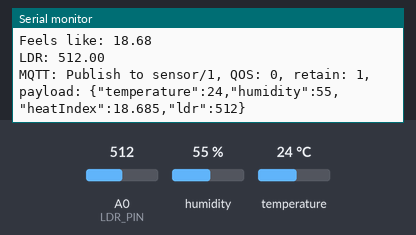
The program below on a simulated ESP8266 (NodeMCU). Shown: the last lines printed to the serial monitor. The test bench sets the inputs (shaded band); at power-on: humidity 55 %, A0 (LDR_PIN) = 512, temperature 24 °C. WiFi joins after 1.5 s; servers stay silent unless stated; no MQTT or app messages arrive unless stated.

Above: at 10.8 s.
10.9 s: humidity set to 22 %
At 20.6 s:
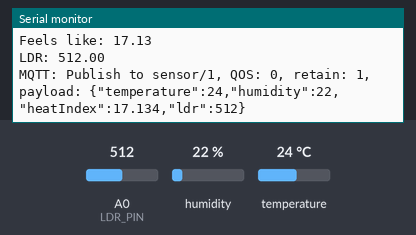
20.9 s: A0 (LDR_PIN) set to 716
At 30.7 s:
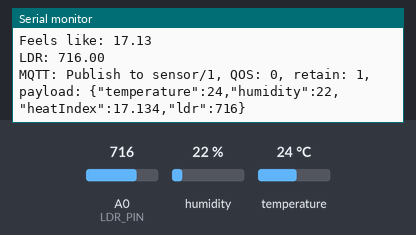
30.9 s: temperature set to 12 °C
At 40.6 s:
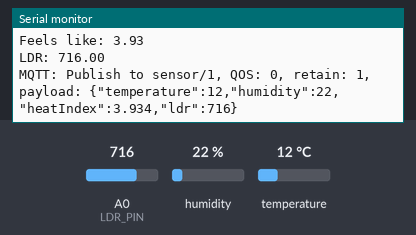
40.9 s: A0 (LDR_PIN) set to 900
At 50.7 s:
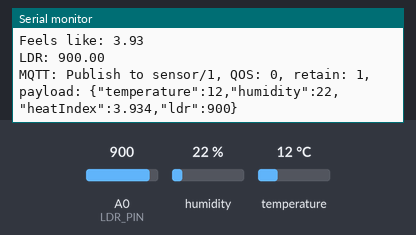
50.9 s: humidity set to 40 %
At 60.6 s:
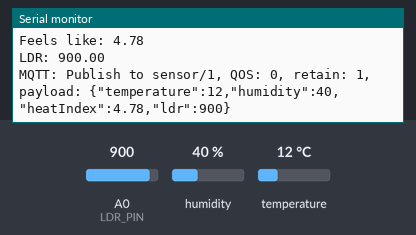
Timing chart, 0 to 61.9 s (numbered marks = the images above; inputs shaded):
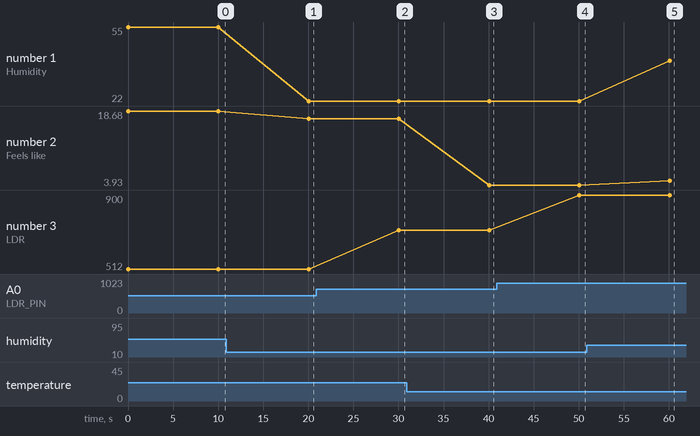

Measured:
- after the input at 10.9 s, the serial monitor: prints a new line after 9.1 s (image 1)
- after the input at 20.9 s, the serial monitor: prints a new line after 9.1 s (image 2)
- after the input at 30.9 s, the serial monitor: prints a new line after 9.2 s (image 3)
- after the input at 40.9 s, the serial monitor: prints a new line after 9.2 s (image 4)
- after the input at 50.9 s, the serial monitor: prints a new line after 9.2 s (image 5)
- plotted number 1: 55 → 22 after the input at 10.9 s, 22 → 40 after the input at 50.9 s
- plotted number 2: 18.68 → 17.13 after the input at 10.9 s, 17.13 → 3.93 after the input at 30.9 s, 3.93 → 4.78 after the input at 50.9 s
- plotted number 3: 512 → 716 after the input at 20.9 s, 716 → 900 after the input at 40.9 s

The program:

main.cpp
```cpp
#include <main.h>

using namespace std;

DHT dht(DHT_PIN, DHT_TYPE);

void updateState()
{
  float temperature = dht.readTemperature();
  Serial.print("Temperature: ");
  Serial.println(temperature);
  if (!temperature || temperature != temperature)
    return;
  float humidity = dht.readHumidity();
  Serial.print("Humidity: ");
  Serial.println(humidity);
  if (!humidity || humidity != humidity)
    return;
  float heatIndex = dht.computeHeatIndex(temperature, humidity);
  Serial.print("Feels like: ");
  Serial.println(heatIndex);
  if (!heatIndex || heatIndex != heatIndex)
    return;
  float ldr = analogRead(LDR_PIN);
  Serial.print("LDR: ");
  Serial.println(ldr);
  if (!ldr || ldr != ldr)
    return;

  const size_t bufferSize = JSON_OBJECT_SIZE(4);
  DynamicJsonBuffer jsonBuffer(bufferSize);

  JsonObject &root = jsonBuffer.createObject();
  root["temperature"] = temperature;
  root["humidity"] = humidity;
  root["heatIndex"] = heatIndex;
  root["ldr"] = ldr;

  char payload[root.measureLength() + 1];
  root.printTo(payload, sizeof(payload));

  publishState(0, true, payload);
}

void setup()
{
  Serial.begin(115200);

  Serial.println();
  Serial.println();
  Serial.println("--------------------------");
  Serial.println("ESP8266 DHT LDR Module");
  Serial.println("--------------------------");

  setupNetworking(WIFI_SSID, WIFI_PASSWORD, HOSTNAME);
  setupMqtt(MQTT_HOST, MQTT_PORT, MQTT_USERNAME, MQTT_PASSWORD,
            MQTT_TOPIC, MQTT_LWT_TOPIC, HOSTNAME);
  setupOTA(HOSTNAME, OTA_PORT, OTA_PASSWORD);

  // Declare inputs
  pinMode(DHT_PIN, INPUT);
  pinMode(LDR_PIN, INPUT);
}

void loop()
{
  updateState();
  delay(10000);
}
```

main.h
```cpp
#ifndef MAIN_H
#define MAIN_H

#include <network.h>
#include <mqtt.h>
#include <ota.h>
#include <ArduinoJson.h>
#include <DHT.h>
#include <setup.h>

#endif
```

mqtt.h
```cpp
#ifndef MQTT_H
#define MQTT_H

#include <AsyncMqttClient.h>
#include <ArduinoJson.h>

void setupMqtt(const char *MQTT_HOST, const uint16_t MQTT_PORT,
               const char *MQTT_USERNAME, const char *MQTT_PASSWORD,
               const char *MQTT_TOPIC, const char *MQTT_LWT_TOPIC,
               const char *CLIENT_ID);

void connectToMqtt();

void onMqttDisconnect(AsyncMqttClientDisconnectReason reason);

void publishState(uint8_t qos, bool retain, const char *payload);

#endif
```

network.h
```cpp
#ifndef NETWORK_H
#define NETWORK_H

#include <ESP8266WiFi.h>
#include <Ticker.h>
#include <mqtt.h>

void setupNetworking(const char *WIFI_SSID, const char *WIFI_PASSWORD,
                     const char *HOSTNAME);

#endif
```

ota.h
```cpp
#ifndef OTA_H
#define OTA_H

#include <ArduinoOTA.h>

void setupOTA(const char *HOSTNAME, const uint16_t OTA_PORT,
              const char *OTA_PASSWORD);

#endif
```

mqtt.cpp
```cpp
#include <mqtt.h>

using namespace std;

char *topic;
char *lwtTopic;

AsyncMqttClient mqttClient;

void connectToMqtt()
{
  Serial.println("MQTT: Connecting..");
  mqttClient.connect();
}

void onMqttConnect(bool sessionPresent)
{
  Serial.println("MQTT: Connected.");

  mqttClient.publish(lwtTopic, 0, true, "online");
  Serial.println("MQTT: Published LWT.");
}

// void onMqttSubscribe(uint16_t packetId, uint8_t qos)
// {
//   Serial.println("MQTT: Subscribed.");
//   Serial.print("  packetId: ");
//   Serial.println(packetId);
//   Serial.print("  qos: ");
//   Serial.println(qos);
// }

// void onMqttUnsubscribe(uint16_t packetId)
// {
//   Serial.println("MQTT: Unsubscribed.");
//   Serial.print("  packetId: ");
//   Serial.println(packetId);
// }

// void onMqttMessage(char *topic, char *payload, AsyncMqttClientMessageProperties properties, size_t len, size_t index, size_t total)
// {
//   Serial.println("MQTT: Message received.");
//   Serial.print("MQTT:  topic: ");
//   Serial.println(topic);
//   Serial.print("MQTT: qos: ");
//   Serial.println(properties.qos);
//   Serial.print("MQTT: dup: ");
//   Serial.println(properties.dup);
//   Serial.print("MQTT: retain: ");
//   Serial.println(properties.retain);
//   Serial.print("MQTT: len: ");
//   Serial.println(len);
//   Serial.print("MQTT: index: ");
//   Serial.println(index);
//   Serial.print("MQTT: total: ");
//   Serial.println(total);
// }

void onMqttPublish(uint16_t packetId)
{
  Serial.println("MQTT: Published.");
  Serial.print("MQTT: packetId: ");
  Serial.println(packetId);
}

void setupMqtt(const char *MQTT_HOST, const uint16_t MQTT_PORT,
               const char *MQTT_USERNAME, const char *MQTT_PASSWORD,
               const char *MQTT_TOPIC, const char *MQTT_LWT_TOPIC,
               const char *CLIENT_ID)
{
  topic = (char *)MQTT_TOPIC;
  lwtTopic = (char *)MQTT_LWT_TOPIC;

  mqttClient.onConnect(onMqttConnect);
  mqttClient.onDisconnect(onMqttDisconnect);
  // mqttClient.onSubscribe(onMqttSubscribe);
  // mqttClient.onUnsubscribe(onMqttUnsubscribe);
  // mqttClient.onMessage(onMqttMessage);
  mqttClient.onPublish(onMqttPublish);
  mqttClient.setServer(MQTT_HOST, MQTT_PORT);
  mqttClient.setClientId(CLIENT_ID);
  mqttClient.setCredentials(MQTT_USERNAME, MQTT_PASSWORD);
  mqttClient.setWill(lwtTopic, 0, true, "offline");
}

void publishState(uint8_t qos, bool retain, const char *payload)
{
  if (mqttClient.connected())
  {
    Serial.print("MQTT: Publish to ");
    Serial.print(topic);
    Serial.print(", QOS: ");
    Serial.print(qos);
    Serial.print(", retain: ");
    Serial.print(retain);
    Serial.print(", payload: ");
    Serial.println(payload);
    mqttClient.publish(topic, qos, retain, payload);
  }
}
```

network.cpp
```cpp
#include <network.h>

using namespace std;

const char *ssid;
const char *pass;

WiFiEventHandler wifiConnectHandler;
WiFiEventHandler wifiDisconnectHandler;

Ticker wifiReconnectTimer;
Ticker mqttReconnectTimer;

void connectToWifi()
{
  Serial.println("Connecting to Wi-Fi...");
  if (WiFi.status() != WL_CONNECTED)
    WiFi.begin(ssid, pass);
}

void onWifiConnect(const WiFiEventStationModeGotIP &event)
{
  Serial.println("Connected to Wi-Fi.");
  connectToMqtt();
}

void onWifiDisconnect(const WiFiEventStationModeDisconnected &event)
{
  Serial.println("Disconnected from Wi-Fi.");
  mqttReconnectTimer.detach(); // ensure we don't reconnect to MQTT while reconnecting to Wi-Fi
  wifiReconnectTimer.once(2, connectToWifi);
}

void onMqttDisconnect(AsyncMqttClientDisconnectReason reason)
{
  Serial.println("Disconnected from MQTT.");

  if (WiFi.isConnected())
    mqttReconnectTimer.once(2, connectToMqtt);
}

void setupNetworking(const char *WIFI_SSID, const char *WIFI_PASSWORD,
                     const char *HOSTNAME)
{
  ssid = WIFI_SSID;
  pass = WIFI_PASSWORD;

  wifiConnectHandler = WiFi.onStationModeGotIP(onWifiConnect);
  wifiDisconnectHandler = WiFi.onStationModeDisconnected(onWifiDisconnect);

  WiFi.hostname(HOSTNAME);
  connectToWifi();
}
```

ota.cpp
```cpp
#include <ota.h>

using namespace std;

void setupOTA(const char *HOSTNAME, const uint16_t OTA_PORT, const char *OTA_PASSWORD)
{
  ArduinoOTA.setHostname(HOSTNAME);
  ArduinoOTA.setPort(OTA_PORT);
  ArduinoOTA.setPassword(OTA_PASSWORD);

  ArduinoOTA.onStart([]() { Serial.println("Starting"); });
  ArduinoOTA.onEnd([]() { Serial.println("\nEnd"); });
  ArduinoOTA.onProgress([](unsigned int progress, unsigned int total) {
    Serial.printf("Progress: %u%%\r", (progress / (total / 100)));
  });
  ArduinoOTA.onError([](ota_error_t error) {
    Serial.print("Error[%u]: " + error);
    if (error == OTA_AUTH_ERROR)
      Serial.println("Auth Failed");
    else if (error == OTA_BEGIN_ERROR)
      Serial.println("Begin Failed");
    else if (error == OTA_CONNECT_ERROR)
      Serial.println("Connect Failed");
    else if (error == OTA_RECEIVE_ERROR)
      Serial.println("Receive Failed");
    else if (error == OTA_END_ERROR)
      Serial.println("End Failed");
  });
  ArduinoOTA.begin();
}
```

setup-template.h
```cpp
using namespace std;

const char *WIFI_SSID = "ssid";
const char *WIFI_PASSWORD = "password";

const char *HOSTNAME = "sensor-1";

const uint16_t OTA_PORT = 8266;
const char *OTA_PASSWORD = "password";

const char *MQTT_HOST = "MYMQTTSERVER";
const uint16_t MQTT_PORT = 1883;
const char *MQTT_USERNAME = "username";
const char *MQTT_PASSWORD = "password";
const char *MQTT_TOPIC = "sensor/1";
const char *MQTT_LWT_TOPIC = "sensor/1/LWT";

const uint8_t DHT_PIN = D5;
const uint8_t DHT_TYPE = DHT22;

const uint8_t LDR_PIN = A0;
```
